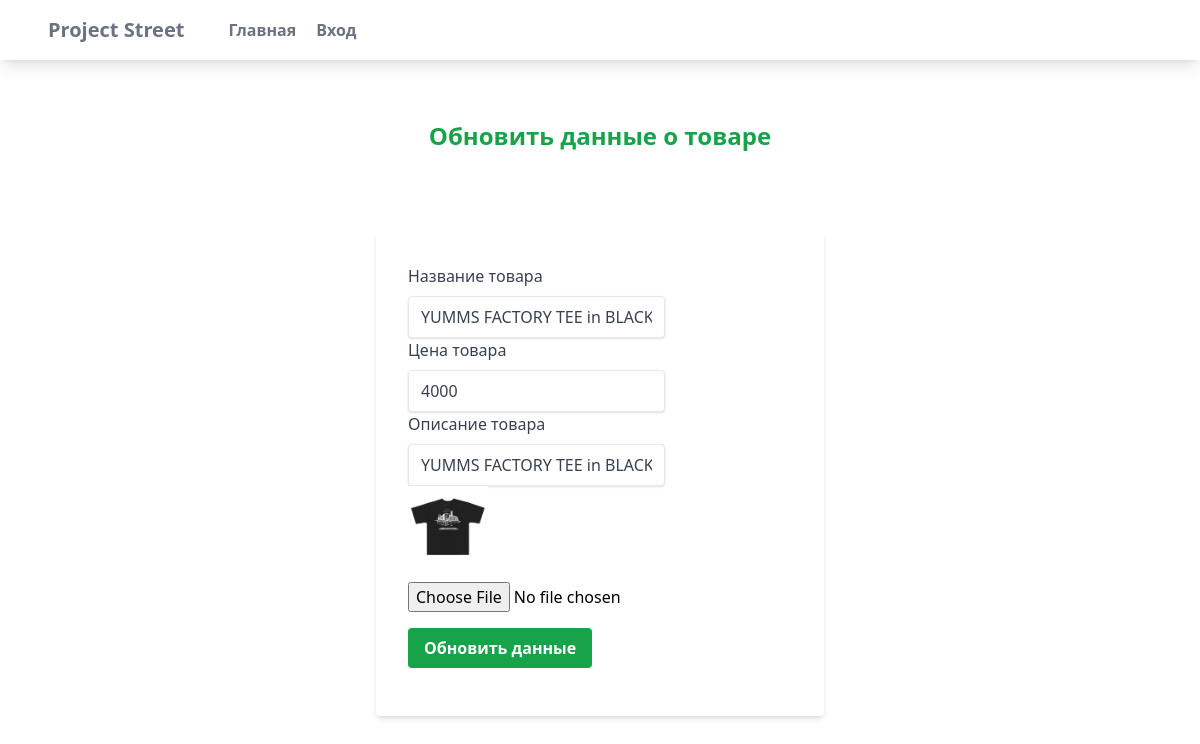
/updateitem/8/, run on the app's committed database.
### myapp/models.py (models this page shows, shortened)
class Product(models.Model):
    seller = models.ForeignKey(settings.AUTH_USER_MODEL, on_delete=models.CASCADE, default='1')
    name = models.CharField(max_length=100)
    price = models.IntegerField()
    description = models.CharField(max_length=2000)
    image = models.ImageField(blank=True, upload_to='images')
    category = models.ForeignKey(Category, on_delete=models.CASCADE)
    quantity_available = models.PositiveIntegerField(default=0)  # Количество товаров на складе
    sizes = models.ManyToManyField(Size)  # Размеры товара

### myapp/views.py (the view, shortened to what this page needs)
# urls.py: path('updateitem/<int:my_id>/', update_item, name="update_item"),
def update_item(request, my_id):
    item = Product.objects.get(id=my_id)
    context = {'item': item}
    return render(request, "myapp/updateitem.html", context)

### myapp/templates/myapp/updateitem.html (shortened to what this page needs)
{% extends 'myapp/base.html' %}
{% block content %}
<div class="container mx-auto px-4 py-5">
	<h1 class="text-2xl m-20 text-center font-bold text-green-600">Обновить данные о товаре</h1>
	<form class="w-full max-w-md mx-auto bg-white shadow-md rounded px-8 py-8 mb-4" enctype="multipart/form-data" method="post" >
			<div class="mb-4">
					<label class="block text-gray-700 text-md fond-bold mb-2" for="name">Название товара</label>
					<input class="shadow appearance-none border rounded py-2 px-3 mr-10 text-gray-700" value="{{ item.name }}" type="text" placeholder="Название товара" name="name" id="name">
					<label class="block text-gray-700 text-md fond-bold mb-2" for="price">Цена товара</label>
					<input class="shadow appearance-none border rounded py-2 px-3 mr-10 text-gray-700" value="{{ item.price }}" type="text" placeholder="Цена товара" name="price" id="price">
					<label class="block text-gray-700 text-md fond-bold mb-2" for="description">Описание товара</label>
					<input class="shadow appearance-none border rounded py-2 px-3 mr-10 text-gray-700" value="{{ item.description }}" type="text" placeholder="Описание товара" name="description" id="description">
					<img class="w-20 h-20" src="{{ item.image.url }}">
					<input class="block mt-4" type="file" accept="image/*" name="upload" id="upload">
					<button class="bg-green-600 hover:bg-green-700 text-white font-bold py-2 px-4 rounded focus:outline-none focus:shadow-outline mt-4" type="submit" name="Add Item" value="Add Item">Обновить данные</button>
			</div>
    </form>
</div>
{% endblock content %}

### myapp/static/myapp/styles.css (style rules this page uses)
html, :host { line-height: 1.5; -webkit-text-size-adjust: 100%; -moz-tab-size: 4; -o-tab-size: 4; tab-size: 4; font-family: ui-sans-serif, system-ui, sans-serif, "Apple Color Emoji", "Segoe UI Emoji", "Segoe UI Symbol", "Noto Color Emoji"; font-feature-settings: normal; font-variation-settings: normal; -webkit-tap-highlight-color: transparent; }
body { margin: 0; line-height: inherit; }
h1, h2, h3, h4, h5, h6 { font-size: inherit; font-weight: inherit; }
button, input, optgroup, select, textarea { font-family: inherit; font-feature-settings: inherit; font-variation-settings: inherit; font-size: 100%; font-weight: inherit; line-height: inherit; letter-spacing: inherit; color: inherit; margin: 0; padding: 0; }
button, select { text-transform: none; }
button, input:where([type='button']), input:where([type='reset']), input:where([type='submit']) { -webkit-appearance: button; background-color: transparent; background-image: none; }
blockquote, dl, dd, h1, h2, h3, h4, h5, h6, hr, figure, p, pre { margin: 0; }
input::placeholder, textarea::placeholder { opacity: 1; color: #9ca3af; }
button, [role="button"] { cursor: pointer; }
img, svg, video, canvas, audio, iframe, embed, object { display: block; vertical-align: middle; }
img, video { max-width: 100%; height: auto; }
.container { width: 100%; }
@media (min-width: 640px) { .container { max-width: 640px; } }
@media (min-width: 768px) { .container { max-width: 768px; } }
@media (min-width: 1024px) { .container { max-width: 1024px; } }
.m-20 { margin: 5rem; }
.mx-auto { margin-left: auto; margin-right: auto; }
.mb-2 { margin-bottom: 0.5rem; }
.mb-4 { margin-bottom: 1rem; }
.mr-10 { margin-right: 2.5rem; }
.mt-4 { margin-top: 1rem; }
.block { display: block; }
.h-20 { height: 5rem; }
.w-20 { width: 5rem; }
.w-full { width: 100%; }
.max-w-md { max-width: 28rem; }
.appearance-none { -webkit-appearance: none; -moz-appearance: none; appearance: none; }
.rounded { border-radius: 0.25rem; }
.border { border-width: 1px; }
.bg-green-600 { --tw-bg-opacity: 1; background-color: rgb(22 163 74 / var(--tw-bg-opacity)); }
.bg-white { --tw-bg-opacity: 1; background-color: rgb(255 255 255 / var(--tw-bg-opacity)); }
.px-3 { padding-left: 0.75rem; padding-right: 0.75rem; }
.px-4 { padding-left: 1rem; padding-right: 1rem; }
.px-8 { padding-left: 2rem; padding-right: 2rem; }
.py-2 { padding-top: 0.5rem; padding-bottom: 0.5rem; }
.py-5 { padding-top: 1.25rem; padding-bottom: 1.25rem; }
.py-8 { padding-top: 2rem; padding-bottom: 2rem; }
.text-center { text-align: center; }
.text-2xl { font-size: 1.5rem; line-height: 2rem; }
.font-bold { font-weight: 700; }
.text-gray-700 { --tw-text-opacity: 1; color: rgb(55 65 81 / var(--tw-text-opacity)); }
.text-green-600 { --tw-text-opacity: 1; color: rgb(22 163 74 / var(--tw-text-opacity)); }
.text-white { --tw-text-opacity: 1; color: rgb(255 255 255 / var(--tw-text-opacity)); }
.shadow { --tw-shadow: 0 1px 3px 0 rgb(0 0 0 / 0.1), 0 1px 2px -1px rgb(0 0 0 / 0.1); --tw-shadow-colored: 0 1px 3px 0 var(--tw-shadow-color), 0 1px 2px -1px var(--tw-shadow-color); box-shadow: var(--tw-ring-offset-shadow, 0 0 #0000), var(--tw-ring-shadow, 0 0 #0000), var(--tw-shadow); }
.shadow-md { --tw-shadow: 0 4px 6px -1px rgb(0 0 0 / 0.1), 0 2px 4px -2px rgb(0 0 0 / 0.1); --tw-shadow-colored: 0 4px 6px -1px var(--tw-shadow-color), 0 2px 4px -2px var(--tw-shadow-color); box-shadow: var(--tw-ring-offset-shadow, 0 0 #0000), var(--tw-ring-shadow, 0 0 #0000), var(--tw-shadow); }

### data on the page
Product: name "YUMMS FACTORY TEE in BLACK", price "4000", description "YUMMS FACTORY TEE in BLACK", image (picture)
